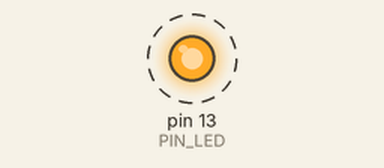
Simulated run of this sketch. Board: Arduino Uno, built with avr-gcc and run on an emulated ATmega328P. Parts: output pins drawn as LEDs (lit = HIGH). Dashed ring = blinking. What the sketch prints to the serial monitor is not drawn.

Above: at 0.5 s.
Timing chart, 0 to 4.6 s (numbered marks = the images above):
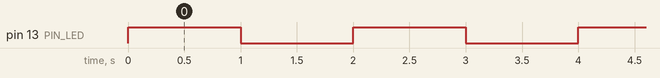

The sketch:

04_example_3.ino
```cpp
#define PIN_LED 13
unsigned int cnt;

void setup() {
  pinMode(PIN_LED, OUTPUT);
  Serial.begin(115200);
  while (!Serial) {
    ; // wait for serial port to connect.
  }
  Serial.println("Serial port connected!");
  cnt = 0;
  digitalWrite(PIN_LED, cnt);
}

void loop() {
  Serial.println(++cnt);
  digitalWrite(PIN_LED, cnt%2);
  delay(1000);
}
```

Measured:
- by itself, pin 13 (PIN_LED): alternates HIGH for 1.0 s and LOW for 1.0 s
